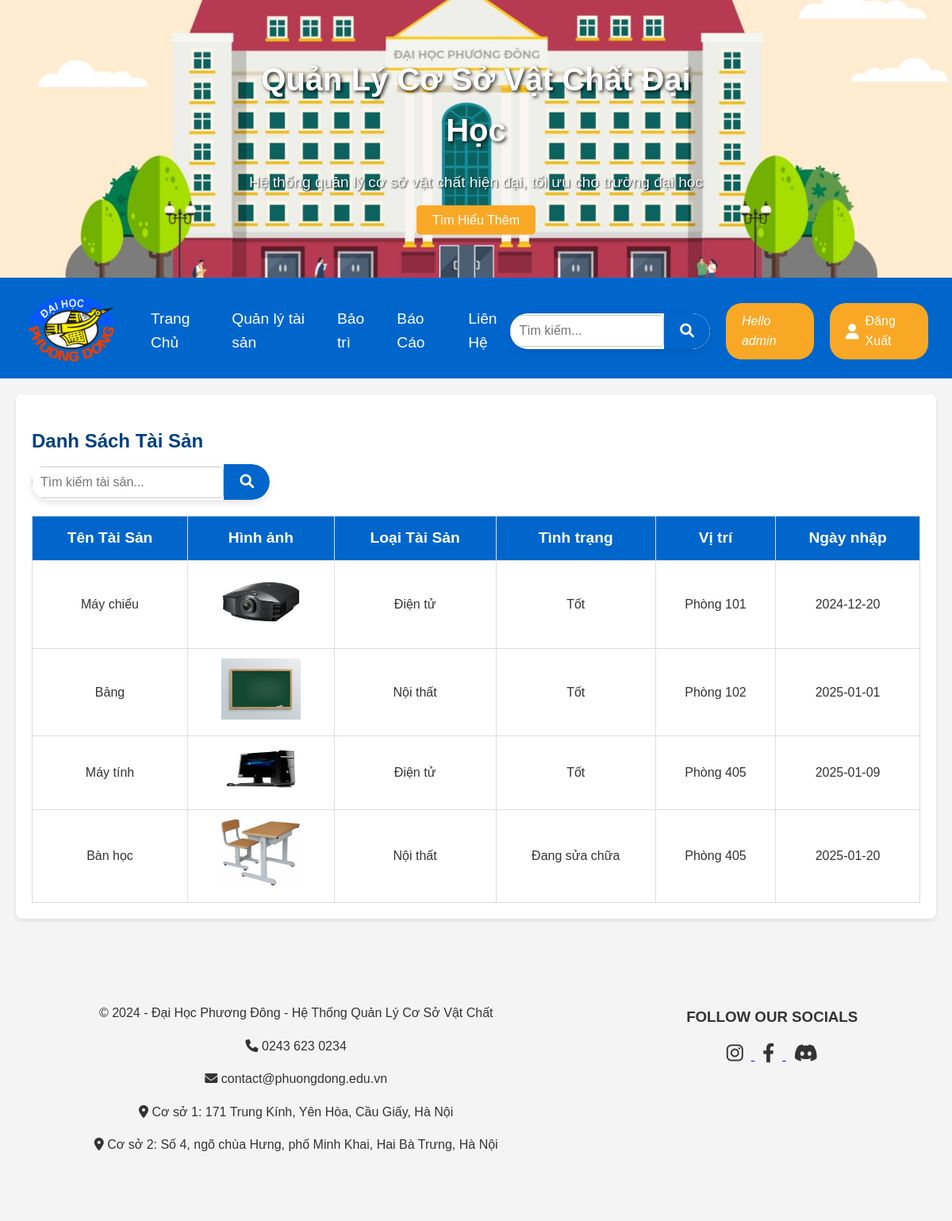
/taisan_User.php (signed in), run on the app's committed database.
### tables this page shows
CREATE TABLE `assets` (
  `Id_Assets` int(10) NOT NULL,
  `Name` varchar(50) NOT NULL,
  `Img` varchar(200) NOT NULL,
  `Type` varchar(50) NOT NULL,
  `Status` varchar(200) NOT NULL DEFAULT 'Tốt',
  `Location` varchar(200) NOT NULL,
  `PurchaDate` date NOT NULL
);

### control.php (called while the page is built, shortened)
<?php
include("connect.php");
class data_user
{
     public function select_Assets()
     {
         global $conn;
         $sql = "SELECT * FROM assets";
         $run = mysqli_query($conn, $sql);
         return $run;
     }
}
?>

### taisan_User.php (the view, shortened to what this page needs)
<!DOCTYPE html>
<html lang="vi">
<head>
    <link rel="stylesheet" href="css/style.css">
    <link rel="stylesheet" href="https://cdnjs.cloudflare.com/ajax/libs/font-awesome/6.0.0/css/all.min.css">
</head>
<body>
<header>
        <div class="banner">
            <img src="img/banner.png" alt="Banner Trường Đại Học">
            <div class="banner-text">
                <h1>Quản Lý Cơ Sở Vật Chất Đại Học</h1>
                <p>Hệ thống quản lý cơ sở vật chất hiện đại, tối ưu cho trường đại học</p>
                <a href="#" class="btn">Tìm Hiểu Thêm</a>
            </div>
        </div>
    </header>
    <nav>
        <div class="nav-container">
            <div class="logo">
                <a href="#">
                    <img src="img/logoql.png" alt="logo">
                </a>
            </div>
            <ul class="nav-links">
                <li><a href="index.php">Trang Chủ</a></li>
                <li><a href="taisan_User.php">Quản lý tài sản</a></li>
                <li><a href="baotri.php">Bảo trì</a></li>
                <li><a href="baocao.php">Báo Cáo</a></li>
                <li><a href="lienhe.php">Liên Hệ</a></li>
            </ul>
            <div class="right-section">
                <div class="search-box">
                    <input type="text" placeholder="Tìm kiếm...">
                    <button type="submit"><i class="fas fa-search"></i></button>
                </div>
                <?php if (isset($_SESSION["user"])) {
              ?>
              <i class="login-btn"> Hello <?php echo $_SESSION['user'] ?></i>
                <a href="logout.php" class="login-btn">
                    <i class="fas fa-user"></i> Đăng Xuất
                </a>
                <?php } ?>
            </div>
        </div>
    </nav>
    <main>
    <section id="assetList">
        <h2>Danh Sách Tài Sản</h2>
        <div class="search-box">
        <input type="text" id="searchInput" placeholder="Tìm kiếm tài sản...">
        <button type="button" onclick="searchTable()"><i class="fas fa-search"></i></button>
    </div>
        <table border="1" id="assetTable">
            <thead>
                <tr>
                    <th>Tên Tài Sản</th>
                    <th>Hình ảnh</th>
                    <th>Loại Tài Sản</th>
                    <th>Tình trạng</th>
                    <th>Vị trí</th>
                    <th>Ngày nhập</th>
                </tr>
            </thead>
            <tbody>
                <?php
                include("connect.php");
                include("control.php");
                $user = new data_user();
                $assets = $user->select_Assets();
                if ($assets) {
                    while ($row = mysqli_fetch_assoc($assets)) {
                        echo "<tr>";
                        echo "<td>" . $row['Name'] . "</td>";
                        echo "<td><img src='Admin/uploads/" . $row['Img'] . "' width='100'></td>";
                        echo "<td>" . $row['Type'] . "</td>";
                        echo "<td>" . $row['Status'] . "</td>";
                        echo "<td>" . $row['Location'] . "</td>";
                        echo "<td>" . $row['PurchaDate'] . "</td>";
                    }
                } else {
                    echo "<tr><td colspan='7'>Không có tài sản nào!</td></tr>";
                }
                ?>
            </tbody>
        </table>
    </section>
    </main>
    <section class="footer">
        <div class="visit-us">
            <p>&copy; 2024 - Đại Học Phương Đông  - Hệ Thống Quản Lý Cơ Sở Vật Chất</p>
            <p><i class="fas fa-phone"></i>  0243 623 0234</p>
            <p><i class="fas fa-envelope"></i>  contact@phuongdong.edu.vn</p>
            <p><i class="fas fa-map-marker-alt"></i>  Cơ sở 1: 171 Trung Kính, Yên Hòa, Cầu Giấy, Hà Nội</p>
            <p><i class="fas fa-map-marker-alt"></i>  Cơ sở 2: Số 4, ngõ chùa Hưng, phố Minh Khai, Hai Bà Trưng, Hà Nội</p>
        </div>
        <div class="socials">
            <h3>FOLLOW OUR SOCIALS</h3>
            <p>
                <a href="https://www.instagram.com/" target="_blank">
                    <i class="fa-brands fa-instagram"></i>
                </a>
                <a href="https://www.facebook.com/" target="_blank">
                    <i class="fa-brands fa-facebook-f"></i>
                </a>
                <a href="https://discord.com/" target="_blank">
                    <i class="fa-brands fa-discord"></i>
                </a>
            </p>
        </div>
    </section>
</body>
</html>

### css/style.css (style rules this page uses)
section { margin-bottom: 50px; }
table { width: 100%; border-collapse: collapse; margin-top: 20px; }
table, th, td { border: 1px solid #ddd; }
th, td { padding: 12px; text-align: center; }
th { background-color: #0066cc; color: white; font-size: 1.2em; }
td { font-size: 1em; }
.footer { display: flex; justify-content: space-around; background: #f4f4f4; padding: 40px 0; }
.visit-us, .socials { text-align: center; }
.socials i { font-size: 24px; margin: 0 10px; color: #333; }
body { font-family: Arial, sans-serif; margin: 0; padding: 0; color: #333; line-height: 1.6; background-color: #f4f4f4; }
header { background-color: #0066cc; color: white; text-align: center; padding: 0; }
header .banner { position: relative; text-align: center; }
header .banner img { width: 100%; height: 350px; object-fit: cover; }
header .banner-text { position: absolute; top: 50%; left: 50%; transform: translate(-50%, -50%); text-align: center; }
header .banner-text h1 { font-size: 2.5rem; margin: 0; }
header .banner-text p { font-size: 1.2rem; }
header .btn { background-color: #f9a826; color: white; padding: 10px 20px; text-decoration: none; border-radius: 5px; font-size: 1rem; }
nav { background-color: #0066cc; padding: 10px 30px; }
.nav-container { display: flex; justify-content: space-between; align-items: center; }
.nav-container .logo img { width: 120px; height: 92px; }
.nav-links { list-style: none; display: flex; gap: 30px; margin: 0; }
.nav-links li a { color: white; text-decoration: none; font-size: 1.2rem; font-weight: 500; transition: color 0.3s ease, transform 0.3s ease; }
.right-section { display: flex; align-items: center; gap: 20px; }
.search-box { display: flex; align-items: center; background-color: white; border-radius: 30px; overflow: hidden; box-shadow: 0 4px 8px rgba(0, 0, 0, 0.1); width: 300px; transition: box-shadow 0.3s ease; }
.search-box input { border: none; outline: none; padding: 12px 20px; font-size: 1rem; width: 100%; border-radius: 30px 0 0 30px; font-family: 'Arial', sans-serif; }
.search-box button { border-radius: 0 30px 30px 0; background-color: #0066cc; color: white; padding: 12px 20px; cursor: pointer; transition: background-color 0.3s ease; font-size: 1.1rem; }
.login-btn { background-color: #f9a826; color: white; padding: 10px 20px; border-radius: 20px; text-decoration: none; display: flex; align-items: center; gap: 8px; }
.login-btn i { font-size: 1.2rem; }
main { padding: 20px; }
main section { margin-bottom: 30px; padding: 20px; background: white; border-radius: 8px; box-shadow: 0 2px 5px rgba(0, 0, 0, 0.1); }
main section h2 { margin-bottom: 10px; color: #004080; }
h2 { font-size: 1.5rem; margin-bottom: 15px; }
select, textarea, input[type="file"], input[type="text"] { width: 100%; padding: 10px; border: 1px solid #ccc; border-radius: 5px; font-size: 1rem; }
button { background-color: #4CAF50; color: white; padding: 10px 20px; border: none; border-radius: 5px; cursor: pointer; font-size: 1rem; }

### taisan_User.php (style rules this page uses)
.banner-text h1 { color: #ffffff; text-shadow: 2px 2px 4px rgba(0, 0, 0, 0.81); }
.banner-text p { color: #f8f9fa; text-shadow: 1px 1px 2px rgba(0, 0, 0, 0.81); }

### data on the page
assets: Name "Máy chiếu", Img (picture), Type "Điện tử", Status "Tốt", Location "Phòng 101", PurchaDate "2024-12-20"
assets: Name "Bảng", Img (picture), Type "Nội thất", Status "Tốt", Location "Phòng 102", PurchaDate "2025-01-01"
assets: Name "Máy tính", Img (picture), Type "Điện tử", Status "Tốt", Location "Phòng 405", PurchaDate "2025-01-09"
assets: Name "Bàn học", Img (picture), Type "Nội thất", Status "Đang sửa chữa", Location "Phòng 405", PurchaDate "2025-01-20"

### other printed values
$_SESSION['user'] "admin"
